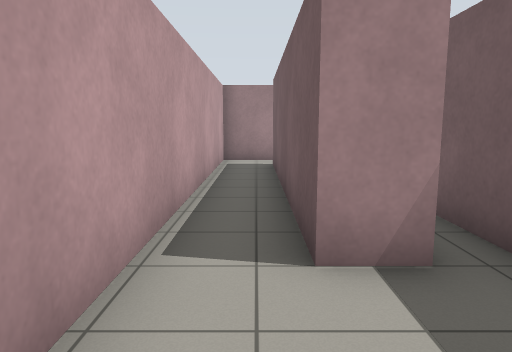
View 1 (above)

20 first-person views from a walk through a world built for the Gazebo simulator. The camera is 1.2 m above the floor, tilts 8° down and sees 70° across. The lines on the ground mark 1 m squares. The floor is counted in squares, 1 m on a side. Each view is taken from the middle of a square. On the plan, view 1 faces up. The plan holds only what a view shows up to about 14 squares ahead; the rest is blank. The robots in the file are not drawn. Gazebo's built-in surfaces are drawn with simple patterns. Some stock models are drawn as simple stand-ins. Surface patterns are stand-ins for the level's own textures.

View 2
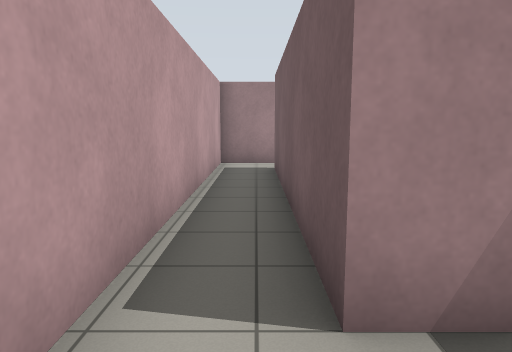

View 3
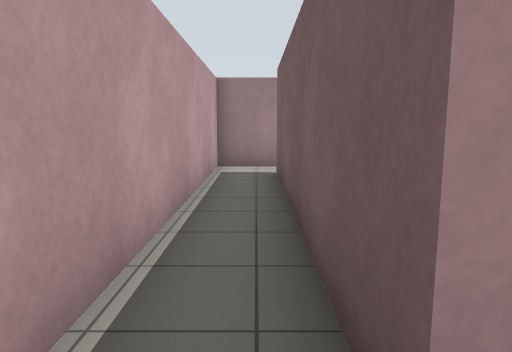

View 4
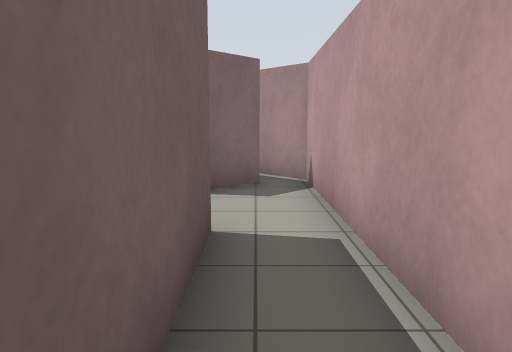

View 5
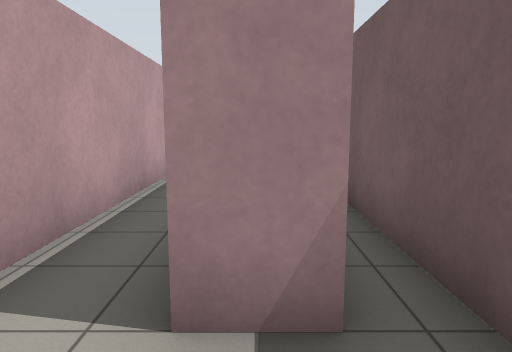

View 6
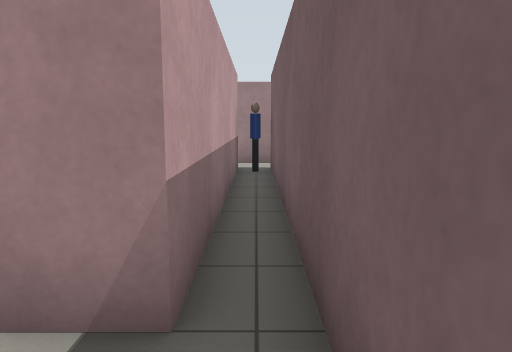

View 7
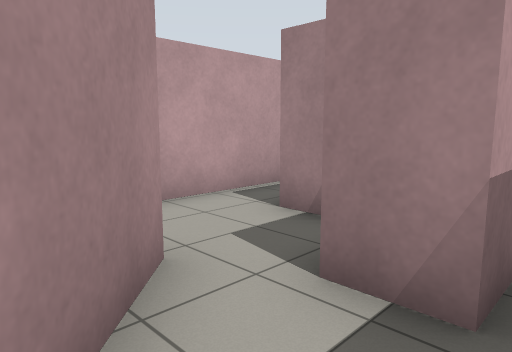

View 8
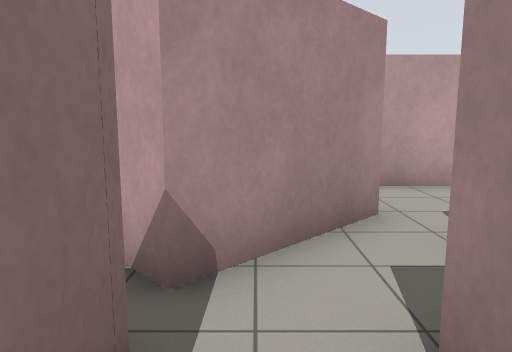

View 9
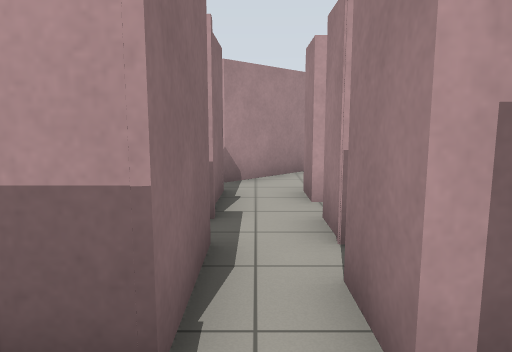

View 10
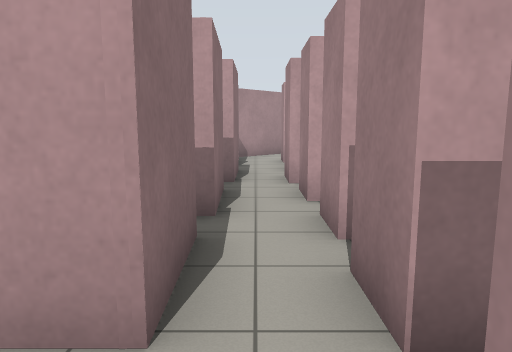

View 11
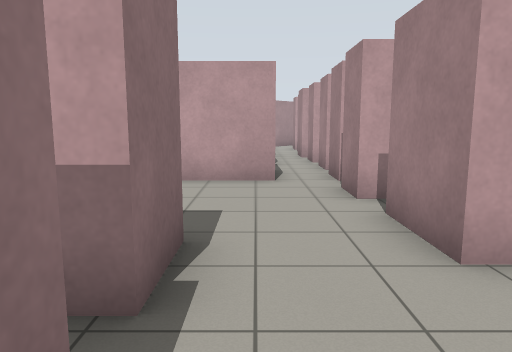

View 12
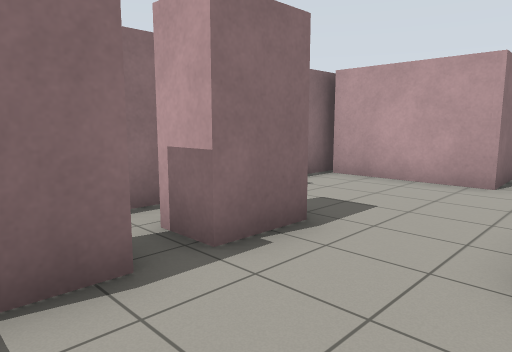

View 13
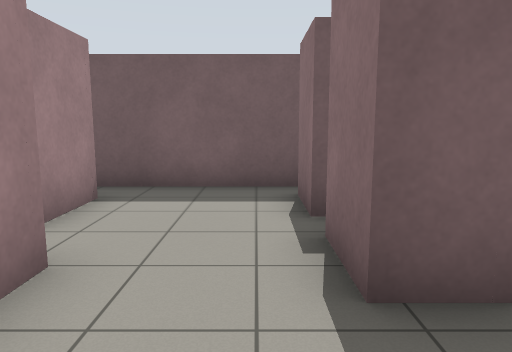

View 14
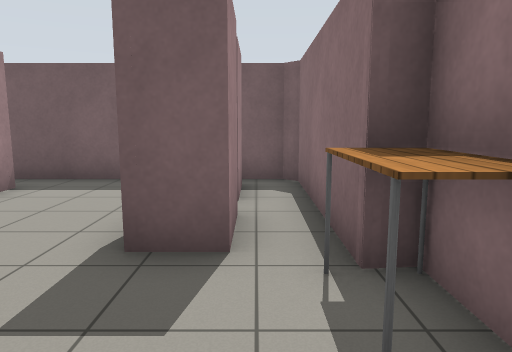

View 15
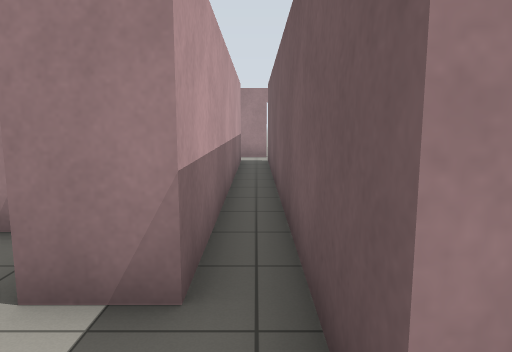

View 16
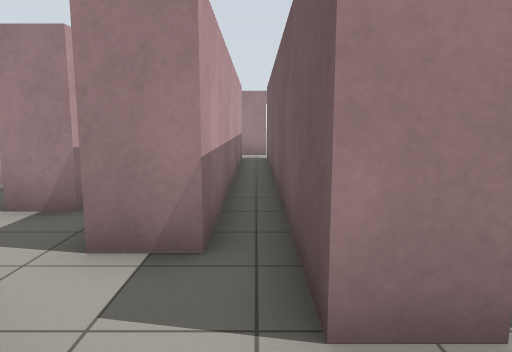

View 17
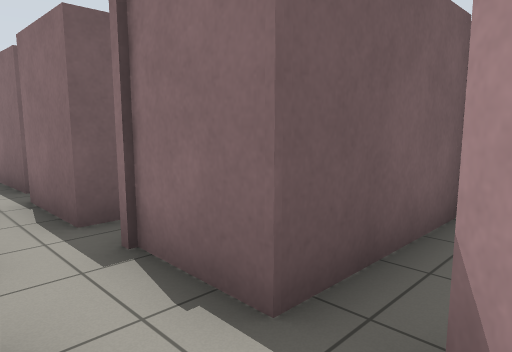

View 18
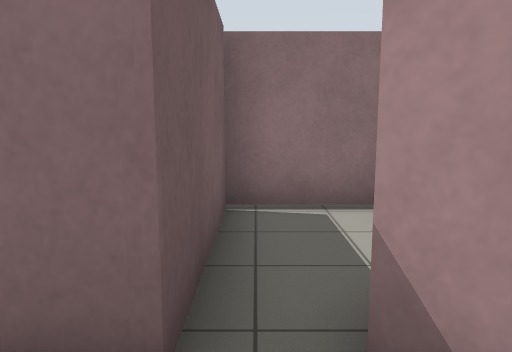

View 19
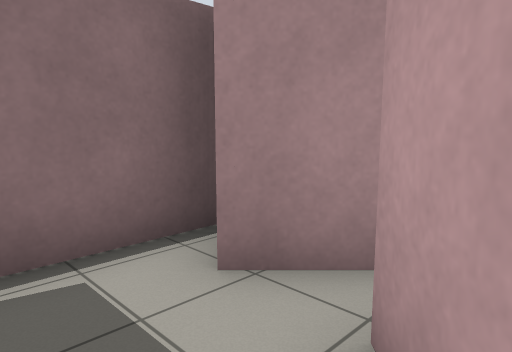

View 20
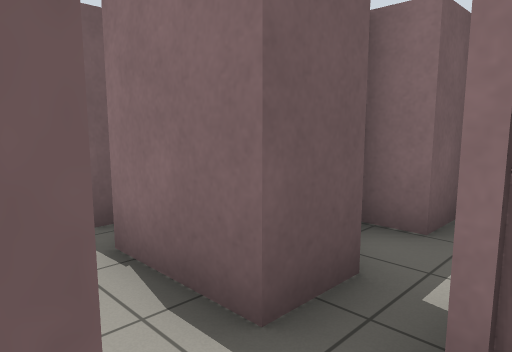

### Floor plan
Points are (right, up) in squares from view 1. A wall is a line through its corners. A room is listed if a view was taken in it or the views show most of it. See-through windows are left out.
Room 1 (views 1, 2, 3, 4, 5)
walls: (1.5, 3) (0.5, 3) (0.5, 11); (-1.1, 12.5) (-1.1, -1) (-0.1, -2); (-0.1, -0.6) (0.9, 0.4); (1.5, 12.5) (-0.5, 12.5)
ways out: opening at (1, 1.5) to room 2; opening at (1, 12)
Room 2 (view 6)
walls: (2.4, 1.3) (2.4, 11); (1.5, 10.9) (1.5, 3); (1.1, 0.7) (2, -0.1)
ways out: opening at (1, 1.5) to room 1
objects: person (2, 10)
Room 3 (views 7, 15, 16, 19)
walls: (3.5, -1.6) (2.2, -2.9); (4.4, -5.1) (4.4, -1.6); (1.2, -3.3) (2.2, -4.3); (1.2, -5.4) (4.6, -5.4)
ways out: opening at (5, -1) to room 4; opening at (4, 0) to room 8
Room 4 (views 8, 20)
walls: (5.5, -0.1) (4.4, -0.1); (7.5, -0.1) (6.3, -0.1); (4.4, -1.6) (6.5, -1.6); (7.4, -2.6) (7.4, -1.5)
ways out: opening at (5, -1) to room 3; opening at (7, -2); opening at (8, -1)
Room 5 (view 9)
walls: (11.4, -0.1) (10.1, -0.1); (13.1, -1.5) (15.2, -1.5); (13.4, -0.1) (12.1, -0.1); (10.2, -1.5) (12.4, -1.5); (9.4, -1.5) (9.4, -2.3); (15.2, -0.1) (14, -0.1)
ways out: opening at (15, -1) to room 6; opening at (9, -1)
Room 6 (views 10, 11, 12, 13, 14)
walls: (20, 0.3) (20, -0.1) (18.1, -0.1); (20.8, -3.8) (19.3, -3.8) (19.3, -2.7) (20.8, -2.7); (17.1, -0.3) (16, -0.3); (21.6, -2.7) (23.2, -2.7); (18.4, -5.4) (19, -5.4) (18.9, -4.9) (23.7, -4.9); (15.2, -1.5) (15.2, -5.1); (23, 0.6) (21.3, 0.6); (14.6, -5.4) (15.9, -5.4); (24, -4.6) (24, 1.4)
ways out: opening at (15, -1) to room 5
objects: table (17, -5) to (18, -5)
Room 7 (view 17)
walls: (2, -0.1) (3.5, -1.6)
ways out: opening at (3, 1) to room 8
Room 8 (view 18)
walls: (3.5, 10.8) (3.5, 1.3) (2.4, 1.3); (4.4, -0.1) (4.4, 11.1); (4.5, 12.5) (3.4, 12.5)
ways out: opening at (4, 0) to room 3; opening at (3, 1) to room 7; opening at (3, 12)

Where each view was taken, in squares from view 1:
view 1: 0 up, 0 right, facing up
view 2: 1 up, 0 right, facing up
view 3: 2 up, 0 right, facing up
view 4: 7 up, 0 right, facing down
view 5: 1 up, 1 right, facing up
view 6: 1 up, 2 right, facing up
view 7: 1 down, 4 right, facing up-left
view 8: 1 down, 6 right, facing left
view 9: 1 down, 11 right, facing left
view 10: 1 down, 17 right, facing left
view 11: 2 down, 23 right, facing left
view 12: 0 up, 23 right, facing down-left
view 13: 2 down, 17 right, facing right
view 14: 4 down, 16 right, facing right
view 15: 1 down, 4 right, facing up
view 16: 2 down, 4 right, facing up
view 17: 0 up, 3 right, facing down-right
view 18: 0 up, 4 right, facing down
view 19: 2 down, 4 right, facing down-left
view 20: 0 up, 6 right, facing down-right
